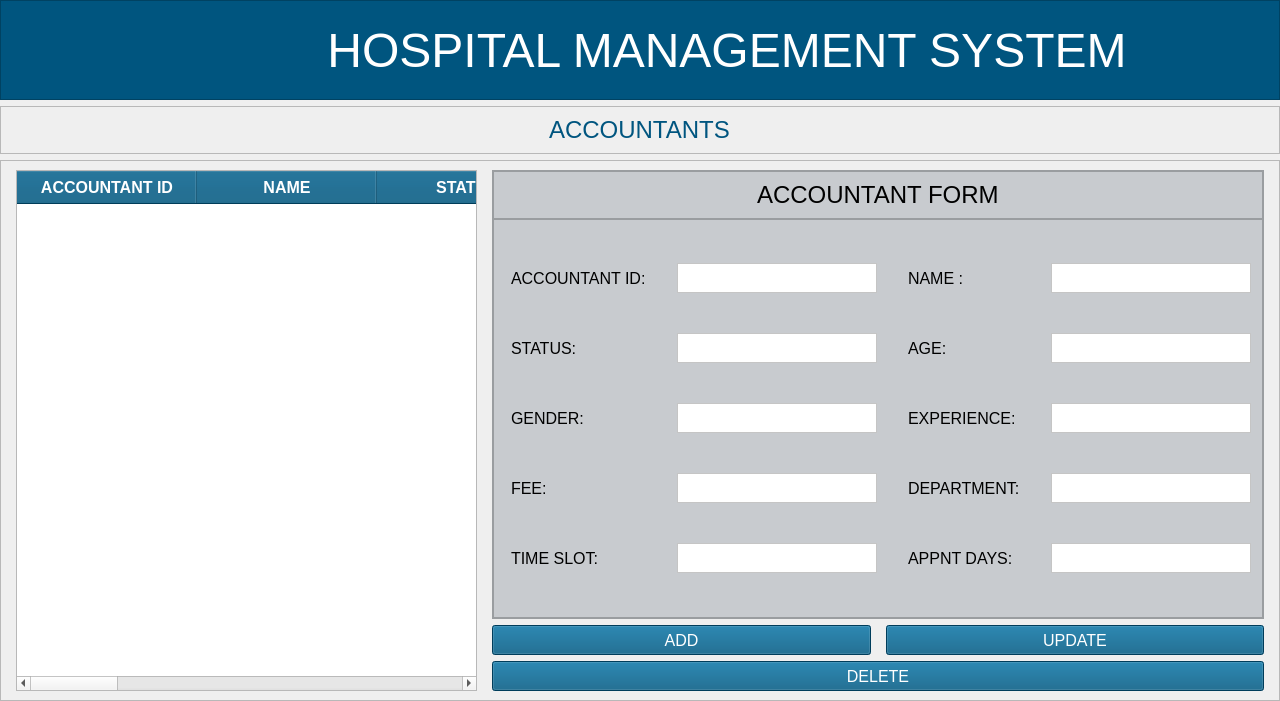
<?xml version="1.0" encoding="UTF-8"?>
<ui version="4.0">
 <class>MainWindow</class>
 <widget class="QMainWindow" name="MainWindow">
  <property name="geometry">
   <rect>
    <x>0</x>
    <y>0</y>
    <width>1280</width>
    <height>701</height>
   </rect>
  </property>
  <property name="windowTitle">
   <string>MainWindow</string>
  </property>
  <widget class="QWidget" name="centralwidget">
   <layout class="QVBoxLayout" name="verticalLayout_2">
    <property name="leftMargin">
     <number>0</number>
    </property>
    <property name="topMargin">
     <number>0</number>
    </property>
    <property name="rightMargin">
     <number>0</number>
    </property>
    <property name="bottomMargin">
     <number>0</number>
    </property>
    <item>
     <widget class="QFrame" name="header_frame">
      <property name="sizePolicy">
       <sizepolicy hsizetype="Preferred" vsizetype="Preferred">
        <horstretch>0</horstretch>
        <verstretch>0</verstretch>
       </sizepolicy>
      </property>
      <property name="minimumSize">
       <size>
        <width>1280</width>
        <height>100</height>
       </size>
      </property>
      <property name="maximumSize">
       <size>
        <width>16777215</width>
        <height>100</height>
       </size>
      </property>
      <property name="styleSheet">
       <string notr="true">background-color:rgb(0, 85, 127);</string>
      </property>
      <property name="frameShape">
       <enum>QFrame::StyledPanel</enum>
      </property>
      <property name="frameShadow">
       <enum>QFrame::Raised</enum>
      </property>
      <layout class="QHBoxLayout" name="horizontalLayout">
       <property name="sizeConstraint">
        <enum>QLayout::SetDefaultConstraint</enum>
       </property>
       <property name="leftMargin">
        <number>0</number>
       </property>
       <property name="topMargin">
        <number>0</number>
       </property>
       <property name="rightMargin">
        <number>0</number>
       </property>
       <property name="bottomMargin">
        <number>0</number>
       </property>
       <item>
        <widget class="QFrame" name="logo_frame">
         <property name="minimumSize">
          <size>
           <width>80</width>
           <height>50</height>
          </size>
         </property>
         <property name="maximumSize">
          <size>
           <width>100</width>
           <height>16777215</height>
          </size>
         </property>
         <property name="styleSheet">
          <string notr="true">background-color:transparent;
margin-top:6px;
margin-bottom:0px;</string>
         </property>
         <property name="frameShape">
          <enum>QFrame::StyledPanel</enum>
         </property>
         <property name="frameShadow">
          <enum>QFrame::Raised</enum>
         </property>
         <widget class="QLabel" name="backBtn">
          <property name="geometry">
           <rect>
            <x>20</x>
            <y>10</y>
            <width>61</width>
            <height>71</height>
           </rect>
          </property>
          <property name="cursor">
           <cursorShape>PointingHandCursor</cursorShape>
          </property>
          <property name="styleSheet">
           <string notr="true"/>
          </property>
          <property name="text">
           <string/>
          </property>
          <property name="pixmap">
           <pixmap resource="../../assets/resources.qrc">:/reosurces_logo/back-svgrepo-com.svg</pixmap>
          </property>
          <property name="scaledContents">
           <bool>true</bool>
          </property>
          <property name="alignment">
           <set>Qt::AlignCenter</set>
          </property>
         </widget>
        </widget>
       </item>
       <item>
        <widget class="QFrame" name="title_frame">
         <property name="minimumSize">
          <size>
           <width>1280</width>
           <height>0</height>
          </size>
         </property>
         <property name="font">
          <font>
           <pointsize>42</pointsize>
          </font>
         </property>
         <property name="styleSheet">
          <string notr="true">background-color:transparent;</string>
         </property>
         <property name="frameShape">
          <enum>QFrame::StyledPanel</enum>
         </property>
         <property name="frameShadow">
          <enum>QFrame::Raised</enum>
         </property>
         <layout class="QVBoxLayout" name="verticalLayout">
          <item alignment="Qt::AlignHCenter">
           <widget class="QLabel" name="title_label">
            <property name="minimumSize">
             <size>
              <width>800</width>
              <height>0</height>
             </size>
            </property>
            <property name="font">
             <font>
              <pointsize>36</pointsize>
             </font>
            </property>
            <property name="styleSheet">
             <string notr="true">color:#fff;</string>
            </property>
            <property name="text">
             <string>HOSPITAL MANAGEMENT SYSTEM</string>
            </property>
            <property name="alignment">
             <set>Qt::AlignCenter</set>
            </property>
           </widget>
          </item>
         </layout>
        </widget>
       </item>
      </layout>
     </widget>
    </item>
    <item>
     <widget class="QFrame" name="frame_15">
      <property name="maximumSize">
       <size>
        <width>16777215</width>
        <height>80</height>
       </size>
      </property>
      <property name="frameShape">
       <enum>QFrame::StyledPanel</enum>
      </property>
      <property name="frameShadow">
       <enum>QFrame::Raised</enum>
      </property>
      <layout class="QVBoxLayout" name="verticalLayout_22">
       <item alignment="Qt::AlignHCenter">
        <widget class="QLabel" name="activityNameDisp">
         <property name="font">
          <font>
           <pointsize>18</pointsize>
          </font>
         </property>
         <property name="styleSheet">
          <string notr="true">color:rgb(0, 85, 127);</string>
         </property>
         <property name="text">
          <string>ACCOUNTANTS</string>
         </property>
        </widget>
       </item>
      </layout>
     </widget>
    </item>
    <item>
     <widget class="QFrame" name="frame">
      <property name="frameShape">
       <enum>QFrame::StyledPanel</enum>
      </property>
      <property name="frameShadow">
       <enum>QFrame::Raised</enum>
      </property>
      <layout class="QGridLayout" name="gridLayout_2">
       <property name="leftMargin">
        <number>15</number>
       </property>
       <property name="topMargin">
        <number>9</number>
       </property>
       <property name="rightMargin">
        <number>15</number>
       </property>
       <property name="horizontalSpacing">
        <number>15</number>
       </property>
       <item row="0" column="1" colspan="2">
        <widget class="QFrame" name="frame_3">
         <property name="styleSheet">
          <string notr="true">BACKGROUND-COLOR:#c8cbcf;
BORDER-RADIUS:5PX;</string>
         </property>
         <property name="frameShape">
          <enum>QFrame::StyledPanel</enum>
         </property>
         <property name="frameShadow">
          <enum>QFrame::Raised</enum>
         </property>
         <layout class="QVBoxLayout" name="verticalLayout_3">
          <property name="spacing">
           <number>0</number>
          </property>
          <property name="leftMargin">
           <number>0</number>
          </property>
          <property name="topMargin">
           <number>0</number>
          </property>
          <property name="rightMargin">
           <number>0</number>
          </property>
          <property name="bottomMargin">
           <number>0</number>
          </property>
          <item>
           <widget class="QFrame" name="frame_4">
            <property name="font">
             <font>
              <pointsize>15</pointsize>
             </font>
            </property>
            <property name="frameShape">
             <enum>QFrame::StyledPanel</enum>
            </property>
            <property name="frameShadow">
             <enum>QFrame::Raised</enum>
            </property>
            <layout class="QHBoxLayout" name="horizontalLayout_3">
             <item alignment="Qt::AlignHCenter">
              <widget class="QLabel" name="label">
               <property name="font">
                <font>
                 <pointsize>18</pointsize>
                </font>
               </property>
               <property name="text">
                <string>ACCOUNTANT FORM</string>
               </property>
              </widget>
             </item>
            </layout>
           </widget>
          </item>
          <item>
           <widget class="QFrame" name="frame_5">
            <property name="styleSheet">
             <string notr="true">padding-right:2px;
padding-left:2px;</string>
            </property>
            <property name="frameShape">
             <enum>QFrame::StyledPanel</enum>
            </property>
            <property name="frameShadow">
             <enum>QFrame::Raised</enum>
            </property>
            <layout class="QGridLayout" name="gridLayout">
             <property name="horizontalSpacing">
              <number>25</number>
             </property>
             <item row="2" column="2">
              <widget class="QLabel" name="label_5">
               <property name="font">
                <font>
                 <pointsize>12</pointsize>
                </font>
               </property>
               <property name="text">
                <string>AGE:</string>
               </property>
              </widget>
             </item>
             <item row="3" column="3">
              <widget class="QTextEdit" name="accExpEntry">
               <property name="maximumSize">
                <size>
                 <width>200</width>
                 <height>30</height>
                </size>
               </property>
               <property name="font">
                <font>
                 <pointsize>12</pointsize>
                </font>
               </property>
               <property name="styleSheet">
                <string notr="true">background-color:white;</string>
               </property>
              </widget>
             </item>
             <item row="3" column="2">
              <widget class="QLabel" name="label_8">
               <property name="font">
                <font>
                 <pointsize>12</pointsize>
                </font>
               </property>
               <property name="text">
                <string>EXPERIENCE:</string>
               </property>
              </widget>
             </item>
             <item row="3" column="1">
              <widget class="QTextEdit" name="accGenderEntry">
               <property name="maximumSize">
                <size>
                 <width>200</width>
                 <height>30</height>
                </size>
               </property>
               <property name="font">
                <font>
                 <pointsize>12</pointsize>
                </font>
               </property>
               <property name="styleSheet">
                <string notr="true">background-color:white;</string>
               </property>
              </widget>
             </item>
             <item row="2" column="0">
              <widget class="QLabel" name="label_4">
               <property name="font">
                <font>
                 <pointsize>12</pointsize>
                </font>
               </property>
               <property name="text">
                <string>STATUS:</string>
               </property>
              </widget>
             </item>
             <item row="0" column="3">
              <widget class="QTextEdit" name="accNameEntry">
               <property name="maximumSize">
                <size>
                 <width>200</width>
                 <height>30</height>
                </size>
               </property>
               <property name="font">
                <font>
                 <pointsize>12</pointsize>
                </font>
               </property>
               <property name="styleSheet">
                <string notr="true">background-color:white;</string>
               </property>
              </widget>
             </item>
             <item row="2" column="3">
              <widget class="QTextEdit" name="accAgeEntry">
               <property name="maximumSize">
                <size>
                 <width>200</width>
                 <height>30</height>
                </size>
               </property>
               <property name="font">
                <font>
                 <pointsize>12</pointsize>
                </font>
               </property>
               <property name="styleSheet">
                <string notr="true">background-color:white;</string>
               </property>
              </widget>
             </item>
             <item row="0" column="2">
              <widget class="QLabel" name="label_3">
               <property name="font">
                <font>
                 <pointsize>12</pointsize>
                </font>
               </property>
               <property name="text">
                <string>NAME :</string>
               </property>
              </widget>
             </item>
             <item row="0" column="0">
              <widget class="QLabel" name="label_2">
               <property name="font">
                <font>
                 <pointsize>12</pointsize>
                </font>
               </property>
               <property name="text">
                <string>ACCOUNTANT ID:</string>
               </property>
              </widget>
             </item>
             <item row="2" column="1">
              <widget class="QTextEdit" name="accStatusEntry">
               <property name="maximumSize">
                <size>
                 <width>200</width>
                 <height>30</height>
                </size>
               </property>
               <property name="font">
                <font>
                 <pointsize>12</pointsize>
                </font>
               </property>
               <property name="styleSheet">
                <string notr="true">background-color:white;</string>
               </property>
              </widget>
             </item>
             <item row="4" column="2">
              <widget class="QLabel" name="label_10">
               <property name="font">
                <font>
                 <pointsize>12</pointsize>
                </font>
               </property>
               <property name="text">
                <string>DEPARTMENT:</string>
               </property>
              </widget>
             </item>
             <item row="7" column="3">
              <widget class="QTextEdit" name="accDaysEntry">
               <property name="maximumSize">
                <size>
                 <width>200</width>
                 <height>30</height>
                </size>
               </property>
               <property name="font">
                <font>
                 <pointsize>12</pointsize>
                </font>
               </property>
               <property name="styleSheet">
                <string notr="true">background-color:white;</string>
               </property>
              </widget>
             </item>
             <item row="4" column="3">
              <widget class="QTextEdit" name="accDeptEntry">
               <property name="maximumSize">
                <size>
                 <width>200</width>
                 <height>30</height>
                </size>
               </property>
               <property name="font">
                <font>
                 <pointsize>12</pointsize>
                </font>
               </property>
               <property name="styleSheet">
                <string notr="true">background-color:white;</string>
               </property>
              </widget>
             </item>
             <item row="3" column="0">
              <widget class="QLabel" name="label_7">
               <property name="font">
                <font>
                 <pointsize>12</pointsize>
                </font>
               </property>
               <property name="text">
                <string>GENDER:</string>
               </property>
              </widget>
             </item>
             <item row="7" column="2">
              <widget class="QLabel" name="label_12">
               <property name="font">
                <font>
                 <pointsize>12</pointsize>
                </font>
               </property>
               <property name="text">
                <string>APPNT DAYS:</string>
               </property>
              </widget>
             </item>
             <item row="0" column="1">
              <widget class="QTextEdit" name="accIdEntry">
               <property name="maximumSize">
                <size>
                 <width>200</width>
                 <height>30</height>
                </size>
               </property>
               <property name="font">
                <font>
                 <pointsize>12</pointsize>
                </font>
               </property>
               <property name="styleSheet">
                <string notr="true">background-color:white;</string>
               </property>
              </widget>
             </item>
             <item row="4" column="0">
              <widget class="QLabel" name="label_11">
               <property name="font">
                <font>
                 <pointsize>12</pointsize>
                </font>
               </property>
               <property name="text">
                <string>FEE:</string>
               </property>
              </widget>
             </item>
             <item row="4" column="1">
              <widget class="QTextEdit" name="accFeeEntry">
               <property name="maximumSize">
                <size>
                 <width>200</width>
                 <height>30</height>
                </size>
               </property>
               <property name="font">
                <font>
                 <pointsize>12</pointsize>
                </font>
               </property>
               <property name="styleSheet">
                <string notr="true">background-color:white;</string>
               </property>
              </widget>
             </item>
             <item row="7" column="0">
              <widget class="QLabel" name="label_13">
               <property name="font">
                <font>
                 <pointsize>12</pointsize>
                </font>
               </property>
               <property name="text">
                <string>TIME SLOT:</string>
               </property>
              </widget>
             </item>
             <item row="7" column="1">
              <widget class="QTextEdit" name="accTimeEntry">
               <property name="maximumSize">
                <size>
                 <width>200</width>
                 <height>30</height>
                </size>
               </property>
               <property name="font">
                <font>
                 <pointsize>12</pointsize>
                </font>
               </property>
               <property name="styleSheet">
                <string notr="true">background-color:white;</string>
               </property>
              </widget>
             </item>
            </layout>
           </widget>
          </item>
         </layout>
        </widget>
       </item>
       <item row="2" column="1" colspan="2">
        <widget class="QPushButton" name="delAccBtn">
         <property name="minimumSize">
          <size>
           <width>200</width>
           <height>30</height>
          </size>
         </property>
         <property name="font">
          <font>
           <pointsize>12</pointsize>
          </font>
         </property>
         <property name="cursor">
          <cursorShape>PointingHandCursor</cursorShape>
         </property>
         <property name="styleSheet">
          <string notr="true">background-color:rgb(0, 85, 127);
COLOR:WHITE;
BORDER-RADIUS:5PX</string>
         </property>
         <property name="text">
          <string>DELETE</string>
         </property>
        </widget>
       </item>
       <item row="1" column="1">
        <widget class="QPushButton" name="addAccBtn">
         <property name="minimumSize">
          <size>
           <width>200</width>
           <height>30</height>
          </size>
         </property>
         <property name="font">
          <font>
           <pointsize>12</pointsize>
          </font>
         </property>
         <property name="cursor">
          <cursorShape>PointingHandCursor</cursorShape>
         </property>
         <property name="styleSheet">
          <string notr="true">background-color:rgb(0, 85, 127);
COLOR:WHITE;
BORDER-RADIUS:5PX</string>
         </property>
         <property name="text">
          <string>ADD</string>
         </property>
        </widget>
       </item>
       <item row="0" column="0" rowspan="3">
        <widget class="QTableWidget" name="tableAccsDet">
         <property name="minimumSize">
          <size>
           <width>0</width>
           <height>0</height>
          </size>
         </property>
         <property name="font">
          <font>
           <pointsize>12</pointsize>
          </font>
         </property>
         <property name="cursor" stdset="0">
          <cursorShape>PointingHandCursor</cursorShape>
         </property>
         <property name="styleSheet">
          <string notr="true">QHeaderView::section {
                background-color: #00557d;
                color: white;
                font-weight: bold;
padding:5px;
            }</string>
         </property>
         <property name="editTriggers">
          <set>QAbstractItemView::NoEditTriggers</set>
         </property>
         <property name="selectionMode">
          <enum>QAbstractItemView::SingleSelection</enum>
         </property>
         <property name="selectionBehavior">
          <enum>QAbstractItemView::SelectRows</enum>
         </property>
         <property name="showGrid">
          <bool>true</bool>
         </property>
         <property name="sortingEnabled">
          <bool>true</bool>
         </property>
         <property name="wordWrap">
          <bool>false</bool>
         </property>
         <attribute name="horizontalHeaderCascadingSectionResizes">
          <bool>true</bool>
         </attribute>
         <attribute name="horizontalHeaderDefaultSectionSize">
          <number>180</number>
         </attribute>
         <attribute name="verticalHeaderDefaultSectionSize">
          <number>45</number>
         </attribute>
         <column>
          <property name="text">
           <string>ACCOUNTANT ID</string>
          </property>
          <property name="background">
           <color>
            <red>0</red>
            <green>85</green>
            <blue>125</blue>
           </color>
          </property>
         </column>
         <column>
          <property name="text">
           <string>NAME</string>
          </property>
         </column>
         <column>
          <property name="text">
           <string>STATUS</string>
          </property>
         </column>
         <column>
          <property name="text">
           <string>AGE</string>
          </property>
         </column>
         <column>
          <property name="text">
           <string>GENDER</string>
          </property>
         </column>
         <column>
          <property name="text">
           <string>EXP</string>
          </property>
         </column>
         <column>
          <property name="text">
           <string>FEE</string>
          </property>
         </column>
         <column>
          <property name="text">
           <string>DEPT</string>
          </property>
         </column>
         <column>
          <property name="text">
           <string>TIME SLOT</string>
          </property>
         </column>
         <column>
          <property name="text">
           <string>APPNT DAYS</string>
          </property>
         </column>
        </widget>
       </item>
       <item row="1" column="2">
        <widget class="QPushButton" name="updtAccBtn">
         <property name="minimumSize">
          <size>
           <width>200</width>
           <height>30</height>
          </size>
         </property>
         <property name="font">
          <font>
           <pointsize>12</pointsize>
          </font>
         </property>
         <property name="cursor">
          <cursorShape>PointingHandCursor</cursorShape>
         </property>
         <property name="styleSheet">
          <string notr="true">background-color:rgb(0, 85, 127);
COLOR:WHITE;
BORDER-RADIUS:5PX</string>
         </property>
         <property name="text">
          <string>UPDATE</string>
         </property>
        </widget>
       </item>
      </layout>
     </widget>
    </item>
   </layout>
  </widget>
 </widget>
 <resources>
  <include location="../../assets/resources.qrc"/>
 </resources>
 <connections/>
</ui>
